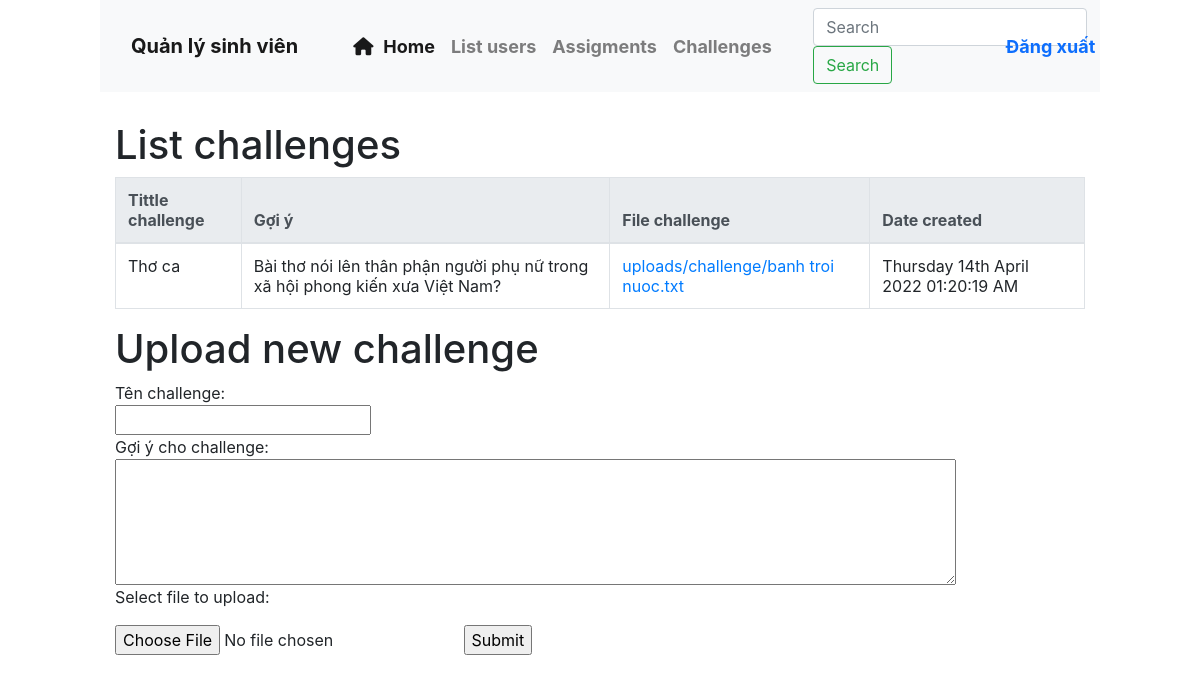
/teacher_challenge.php (signed in), run on the app's committed database.
### tables this page shows
CREATE TABLE `challenges` (
  `id` int(10) UNSIGNED NOT NULL,
  `teacherid` int(5) UNSIGNED NOT NULL,
  `title` text NOT NULL COMMENT 'Tên challenge',
  `files` varchar(100) NOT NULL COMMENT 'đường dẫn file',
  `goiy` text DEFAULT NULL,
  `createdAt` text DEFAULT NULL COMMENT 'Thời gian tạo'
);

### teacher_challenge.php (the view, shortened to what this page needs)
<?php
    if (!isset($_SESSION['id'])) {
		echo '<script language="javascript">alert("You need login first!"); window.location="login.php"</script>';
	} else {
        $teacherId = $_SESSION['id'];
    }
	include("connect.php");
    $sql_get_challenge = "SELECT * FROM challenges WHERE teacherid=$teacherId";
    $result_get_challenge = $connect->query($sql_get_challenge);
?>
<html>
<head>
</head>
<body>
<?php include_once("header.php") ?>
    <div class="col-md-10 mx-auto " style="margin-top:10%;">
        <h1>List challenges</h1>
        <table class="table table-bordered table-hover">
            <thead class="thead-light">
                <tr>
                    <th>Tittle challenge</th>
                    <th>Gợi ý</th>
                    <th>File challenge</th>
                    <th>Date created</th>
                </tr>
            </thead>
            <?php while ($row_get_challenge = mysqli_fetch_array($result_get_challenge)): ?>
                <tbody >
                    <tr>
                        <td><?php echo $row_get_challenge['title']; ?></td>
                        <td><?php echo $row_get_challenge['goiy']; ?></td>
                        <td><a href="<?php echo 'http://localhost/challenge5a/'.$row_get_challenge['files']; ?>" download><?php echo $row_get_challenge['files']; ?></a></td>
                        <td><?php echo $row_get_challenge['createdAt']; ?></td>
                    </tr>
                </tbody>
            <?php endwhile; ?>
        </table>
        <h1>Upload new challenge</h1>
        <form action="teacher_challenge.php" method="post" enctype="multipart/form-data">
            Tên challenge:<br>
            <input type="text" name="title" required> <br>
            Gợi ý cho challenge:<br>
            <textarea type="text" name="goiy" rows="5" cols="80"></textarea>
            <br>
            <p>Select file to upload:</p>
            <input type="file" name="challenge">
            <input type="submit" name="submit" value="Submit">
        </form>
    </div>
</body>
</html>

### data on the page
challenges: title "Thơ ca", goiy "Bài thơ nói lên thân phận người phụ nữ trong xã hội phong kiến xưa Việt Nam?", files "uploads/challenge/banh troi nuoc.txt", createdAt "Thursday 14th April 2022 01:20:19 AM"
